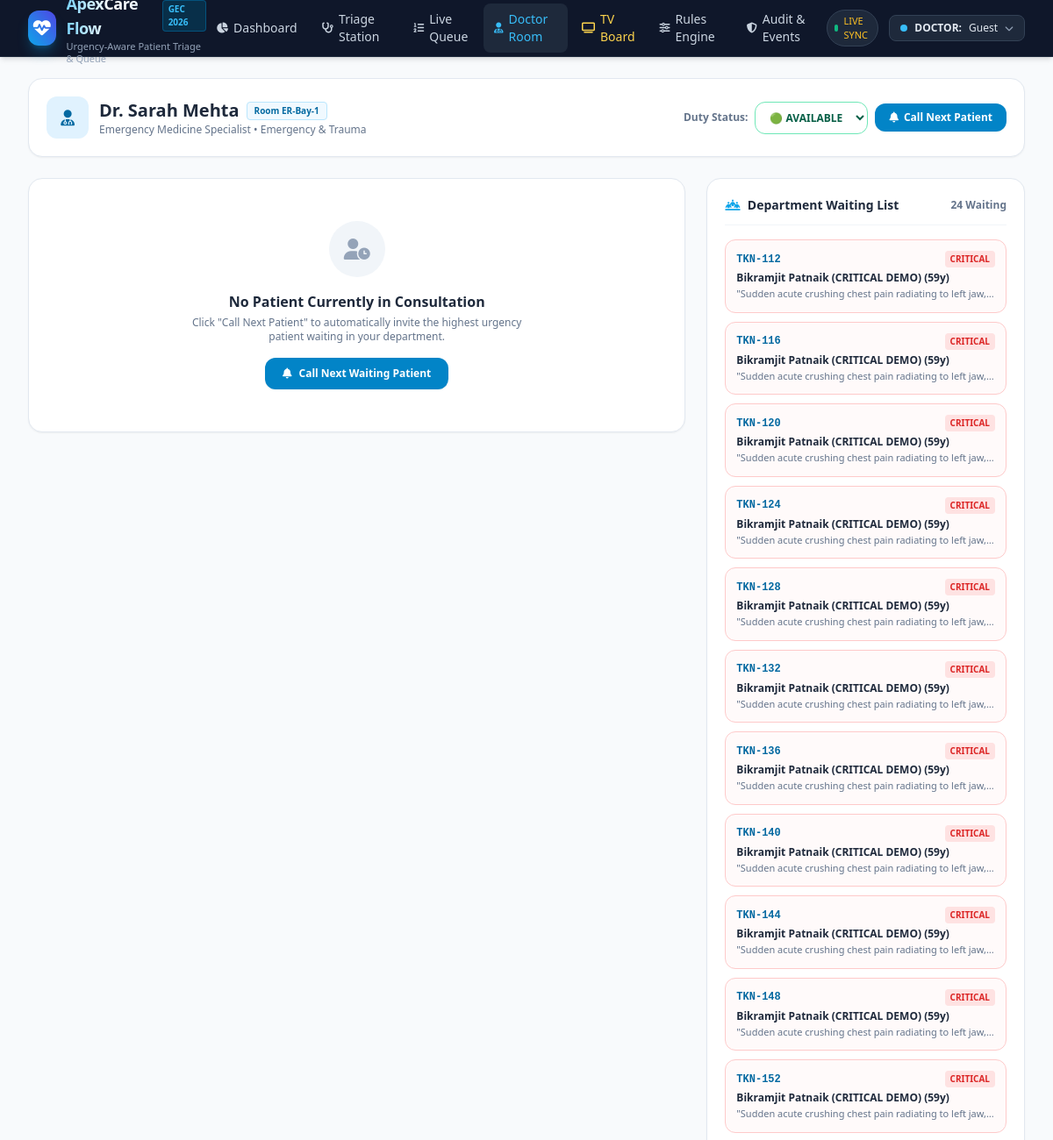
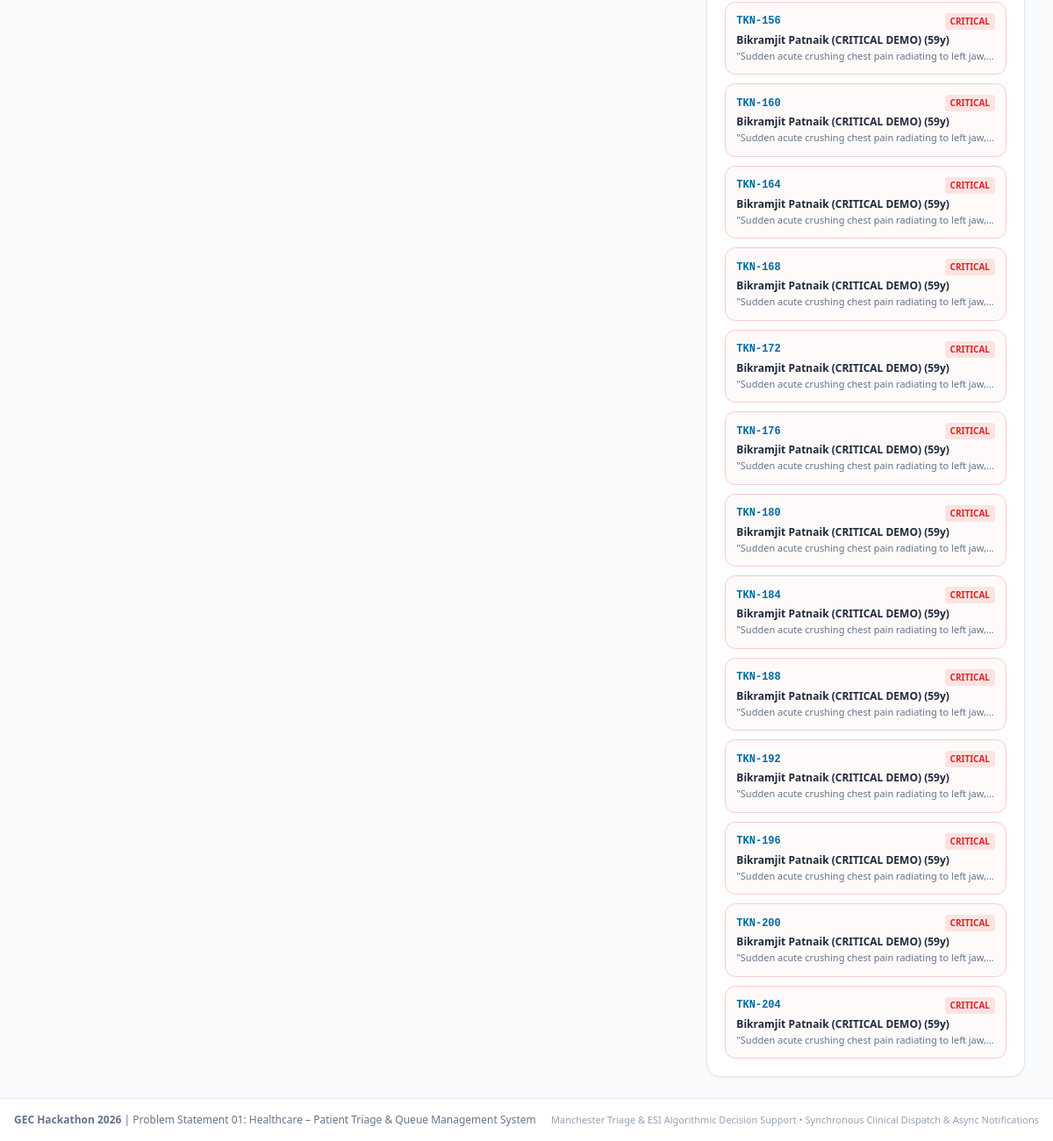
Screenshot of /doctor with the database file from the repository (2 pictures, top to bottom).
### tables this page shows
CREATE TABLE doctors (
        id INTEGER PRIMARY KEY AUTOINCREMENT,
        name TEXT NOT NULL,
        department_id INTEGER NOT NULL,
        specialization TEXT NOT NULL,
        room_no TEXT NOT NULL,
        status TEXT DEFAULT 'AVAILABLE', -- 'AVAILABLE', 'BUSY', 'ON_BREAK', 'OFF_DUTY'
        current_visit_id INTEGER,
        FOREIGN KEY (department_id) REFERENCES departments (id)
    );

CREATE TABLE departments (
        id INTEGER PRIMARY KEY AUTOINCREMENT,
        code TEXT UNIQUE NOT NULL,
        name TEXT NOT NULL,
        description TEXT,
        avg_consult_time_mins INTEGER DEFAULT 15,
        created_at TIMESTAMP DEFAULT CURRENT_TIMESTAMP
    );

CREATE TABLE visits (
        id INTEGER PRIMARY KEY AUTOINCREMENT,
        token_no TEXT UNIQUE NOT NULL,
        patient_id INTEGER NOT NULL,
        department_id INTEGER NOT NULL,
        assigned_doctor_id INTEGER,
        chief_complaint TEXT NOT NULL,
        symptoms_json TEXT, -- JSON array of symptom codes/names
        vitals_json TEXT,   -- JSON object: {hr, systolic_bp, diastolic_bp, spo2, temp_c, rr, pain_score}
        priority_level TEXT DEFAULT 'ROUTINE', -- 'CRITICAL', 'URGENT', 'ROUTINE'
        priority_score INTEGER DEFAULT 0,     -- higher score = higher priority
        status TEXT DEFAULT 'WAITING_TRIAGE',
        arrival_time TIMESTAMP DEFAULT CURRENT_TIMESTAMP,
        triage_completed_at TIMESTAMP,
        consultation_start_at TIMESTAMP,
        completed_at TIMESTAMP,
        estimated_wait_mins INTEGER DEFAULT 15,
        triage_notes TEXT,
        doctor_notes TEXT,
        FOREIGN KEY (patient_id) REFERENCES patients (id),
        FOREIGN KEY (department_id) REFERENCES departments (id),
        FOREIGN KEY (assigned_doctor_id) REFERENCES doctors (id)
    );

CREATE TABLE patients (
        id INTEGER PRIMARY KEY AUTOINCREMENT,
        patient_code TEXT UNIQUE NOT NULL,
        name TEXT NOT NULL,
        age INTEGER NOT NULL,
        gender TEXT NOT NULL,
        phone TEXT NOT NULL,
        email TEXT,
        blood_group TEXT,
        known_allergies TEXT,
        chronic_conditions TEXT,
        emergency_contact TEXT,
        created_at TIMESTAMP DEFAULT CURRENT_TIMESTAMP
    );

### app.py (the view, shortened to what this page needs)
@app.route('/doctor')
def doctor_view():
    conn = get_db()
    cursor = conn.cursor()
    doctor_id = session.get('doctor_id', 1)
    cursor.execute('''
        SELECT d.id, d.name, d.specialization, d.room_no, d.status, d.department_id, dep.name as dept_name
        FROM doctors d
        JOIN departments dep ON d.department_id = dep.id
        WHERE d.id = ?
    ''', (doctor_id,))
    doctor = cursor.fetchone()
    active_visit = None
    dept_id = doctor['department_id'] if doctor else 1
    cursor.execute('''
        SELECT v.*, p.name as patient_name, p.age, p.gender
        FROM visits v
        JOIN patients p ON v.patient_id = p.id
        WHERE v.department_id = ? AND v.status = 'TRIAGED_WAITING'
        ORDER BY
            CASE v.priority_level
                WHEN 'CRITICAL' THEN 1
                WHEN 'URGENT' THEN 2
                WHEN 'ROUTINE' THEN 3
                ELSE 4
            END ASC,
            v.priority_score DESC,
            v.arrival_time ASC
    ''', (dept_id,))
    dept_queue = cursor.fetchall()
    cursor.execute("SELECT id, name, specialization, room_no FROM doctors ORDER BY id ASC")
    all_doctors = cursor.fetchall()
    conn.close()
    return render_template('doctor.html', doctor=doctor, active_visit=active_visit, dept_queue=dept_queue, all_doctors=all_doctors)

### app.py (called while the page is built)
@app.context_processor
def inject_user_context():
    return {
        'current_user': session.get('user_name', 'Guest'),
        'current_role': session.get('user_role', 'DOCTOR'),
        'current_dept_id': session.get('department_id', 1),
        'current_doctor_id': session.get('doctor_id', 1)
    }

### database.py (called while the page is built)
def get_db():
    conn = sqlite3.connect(DB_PATH, check_same_thread=False)
    conn.row_factory = sqlite3.Row
    conn.execute("PRAGMA foreign_keys = ON")
    return conn

### templates/doctor.html (shortened to what this page needs)
{% extends "base.html" %}
{% block content %}
<div class="space-y-6">
    <div class="bg-white rounded-2xl shadow-sm border border-slate-200 p-5">
        <div class="flex flex-col sm:flex-row sm:items-center sm:justify-between gap-4">
            <div class="flex items-center space-x-3">
                <div class="w-12 h-12 rounded-xl bg-sky-100 text-sky-700 flex items-center justify-center font-bold text-lg">
                    <i class="fa-solid fa-user-doctor"></i>
                </div>
                <div>
                    <div class="flex items-center space-x-2">
                        <h1 class="text-xl font-bold text-slate-800">{{ doctor.name if doctor else 'Doctor Station' }}</h1>
                        <span class="text-[10px] bg-sky-50 text-sky-700 font-bold px-2 py-0.5 rounded border border-sky-200">
                            Room {{ doctor.room_no if doctor else '--' }}
                        </span>
                    </div>
                    <p class="text-xs text-slate-500">{{ doctor.specialization if doctor else '' }} • {{ doctor.dept_name if doctor else '' }}</p>
                </div>
            </div>
            <div class="flex items-center space-x-2">
                <span class="text-xs text-slate-500 font-semibold">Duty Status:</span>
                <select id="doctor-status-select" onchange="updateDutyStatus()"
                        class="text-xs font-bold px-3 py-2 border rounded-xl bg-white focus:outline-none {% if doctor and doctor.status == 'AVAILABLE' %}border-emerald-300 text-emerald-800 bg-emerald-50{% elif doctor and doctor.status == 'BUSY' %}border-sky-300 text-sky-800 bg-sky-50{% else %}border-slate-300 text-slate-700{% endif %}">
                    <option value="AVAILABLE" {% if doctor and doctor.status == 'AVAILABLE' %}selected{% endif %}>🟢 AVAILABLE</option>
                </select>
                <button onclick="callNextPatient()" class="px-4 py-2 rounded-xl bg-sky-600 hover:bg-sky-500 text-white font-bold text-xs shadow-sm transition flex items-center space-x-1.5">
                    <i class="fa-solid fa-bell"></i>
                    <span>Call Next Patient</span>
                </button>
            </div>
        </div>
    </div>
    <div class="grid grid-cols-1 lg:grid-cols-3 gap-6">
        <div class="lg:col-span-2 space-y-6">
            {% if active_visit %}
            <div class="bg-white rounded-2xl shadow-sm border border-sky-200 p-6 space-y-5">
                <div class="flex items-center justify-between border-b border-slate-100 pb-3">
                    <div class="flex items-center space-x-3">
                        <span class="w-3 h-3 rounded-full bg-sky-500 animate-pulse"></span>
                        <h2 class="font-bold text-base text-slate-800">Active Patient in Consultation</h2>
                        <span class="px-2.5 py-0.5 rounded-full text-xs font-mono font-bold bg-sky-100 text-sky-800">{{ active_visit.token_no }}</span>
                    </div>
                    <div>
                        {% if active_visit.priority_level == 'CRITICAL' %}
                        <span class="px-2.5 py-1 rounded-full text-xs font-extrabold bg-red-100 text-red-700 border border-red-300">CRITICAL (P1)</span>
                        {% elif active_visit.priority_level == 'URGENT' %}
                        <span class="px-2.5 py-1 rounded-full text-xs font-extrabold bg-amber-100 text-amber-800 border border-amber-300">URGENT (P2)</span>
                        {% else %}
                        <span class="px-2.5 py-1 rounded-full text-xs font-bold bg-emerald-100 text-emerald-800 border border-emerald-300">ROUTINE (P3)</span>
                        {% endif %}
                    </div>
                </div>
                <div class="grid grid-cols-2 sm:grid-cols-4 gap-4 p-4 rounded-xl bg-slate-50 border border-slate-100 text-xs">
                    <div>
                        <span class="text-slate-400 block">Name</span>
                        <strong class="text-slate-800 text-sm">{{ active_visit.patient_name }}</strong>
                    </div>
                    <div>
                        <span class="text-slate-400 block">Demographics</span>
                        <strong class="text-slate-700">{{ active_visit.gender }}, {{ active_visit.age }} yrs</strong>
                    </div>
                    <div>
                        <span class="text-slate-400 block">Blood Group</span>
                        <strong class="text-slate-700">{{ active_visit.blood_group or 'Not recorded' }}</strong>
                    </div>
                    <div>
                        <span class="text-slate-400 block">Allergies</span>
                        <strong class="text-red-600 font-bold">{{ active_visit.known_allergies or 'None' }}</strong>
                    </div>
                    <div class="col-span-2 sm:col-span-4">
                        <span class="text-slate-400 block">Chronic Conditions</span>
                        <strong class="text-slate-700">{{ active_visit.chronic_conditions or 'None reported' }}</strong>
                    </div>
                </div>
                <div class="space-y-2 text-xs">
                    <div class="font-bold text-slate-700 uppercase tracking-wider text-[10px]">Chief Presenting Complaint</div>
                    <div class="p-3 rounded-xl bg-slate-50 border border-slate-200 text-slate-800 font-medium">
                        "{{ active_visit.chief_complaint }}"
                    </div>
                </div>
                <div class="space-y-2 text-xs">
                    <div class="font-bold text-slate-700 uppercase tracking-wider text-[10px]">Nurse Triage Assessment & Vitals</div>
                    <div class="p-3 rounded-xl bg-indigo-50/50 border border-indigo-100 text-slate-700">
                        <p class="font-medium">{{ active_visit.triage_notes or 'No specific notes recorded by intake nurse.' }}</p>
                        <div class="mt-2 text-[11px] font-mono text-indigo-900">
                            Recorded Vitals: {{ active_visit.vitals_json }}
                        </div>
                    </div>
                </div>
                <div class="space-y-2 text-xs">
                    <label class="font-bold text-slate-700 uppercase tracking-wider text-[10px]">Doctor Clinical Notes & Prescription</label>
                    <textarea id="doctor-consult-notes" rows="4" placeholder="Enter diagnostic findings, medication prescribed, and review instructions..."
                              class="w-full px-3 py-2 border border-slate-200 rounded-xl focus:ring-2 focus:ring-sky-500 focus:outline-none"></textarea>
                </div>
                <div class="flex justify-end pt-2">
                    <button onclick="completeConsultation({{ active_visit.id }})"
                            class="px-6 py-2.5 rounded-xl bg-emerald-600 hover:bg-emerald-500 text-white font-bold text-xs shadow-md transition flex items-center space-x-2">
                        <i class="fa-solid fa-check"></i>
                        <span>Complete Consultation & Discharge</span>
                    </button>
                </div>
            </div>
            {% else %}
            <div class="bg-white rounded-2xl shadow-sm border border-slate-200 p-12 text-center space-y-4">
                <div class="w-16 h-16 rounded-full bg-slate-100 text-slate-400 flex items-center justify-center mx-auto text-2xl">
                    <i class="fa-solid fa-user-clock"></i>
                </div>
                <div>
                    <h3 class="font-bold text-base text-slate-800">No Patient Currently in Consultation</h3>
                    <p class="text-xs text-slate-500 mt-1 max-w-sm mx-auto">
                        Click "Call Next Patient" to automatically invite the highest urgency patient waiting in your department.
                    </p>
                </div>
                <button onclick="callNextPatient()" class="px-5 py-2.5 rounded-xl bg-sky-600 hover:bg-sky-500 text-white font-bold text-xs shadow-sm transition inline-flex items-center space-x-2">
                    <i class="fa-solid fa-bell"></i>
                    <span>Call Next Waiting Patient</span>
                </button>
            </div>
            {% endif %}
        </div>
        <div class="space-y-6">
            <div class="bg-white rounded-2xl shadow-sm border border-slate-200 p-5">
                <div class="flex items-center justify-between pb-3 border-b border-slate-100">
                    <h2 class="text-sm font-bold text-slate-800 flex items-center space-x-2">
                        <i class="fa-solid fa-people-line text-sky-500"></i>
                        <span>Department Waiting List</span>
                    </h2>
                    <span class="text-xs font-bold text-slate-500">{{ dept_queue|length }} Waiting</span>
                </div>
                <div class="mt-4 space-y-2.5">
                    {% if dept_queue %}
                        {% for pt in dept_queue %}
                        <div class="p-3 rounded-xl border {% if pt.priority_level == 'CRITICAL' %}border-red-200 bg-red-50/40{% elif pt.priority_level == 'URGENT' %}border-amber-200 bg-amber-50/30{% else %}border-slate-100 bg-white{% endif %} hover:border-sky-300 transition">
                            <div class="flex items-center justify-between">
                                <span class="font-mono font-bold text-xs text-sky-700">{{ pt.token_no }}</span>
                                {% if pt.priority_level == 'CRITICAL' %}
                                <span class="text-[10px] font-bold text-red-600 bg-red-100 px-1.5 py-0.5 rounded">CRITICAL</span>
                                {% elif pt.priority_level == 'URGENT' %}
                                <span class="text-[10px] font-bold text-amber-700 bg-amber-100 px-1.5 py-0.5 rounded">URGENT</span>
                                {% else %}
                                <span class="text-[10px] font-bold text-emerald-700 bg-emerald-100 px-1.5 py-0.5 rounded">ROUTINE</span>
                                {% endif %}
                            </div>
                            <div class="font-bold text-xs text-slate-800 mt-1">{{ pt.patient_name }} ({{ pt.age }}y)</div>
                            <div class="text-[11px] text-slate-500 truncate mt-0.5">"{{ pt.chief_complaint }}"</div>
                        </div>
                        {% endfor %}
                    {% else %}
                        <div class="p-6 text-center text-xs text-slate-400">
                            Queue is currently clear.
                        </div>
                    {% endif %}
                </div>
            </div>
        </div>
    </div>
</div>
{% endblock %}

### rows the page displays
doctors: name "Dr. Sarah Mehta", room_no "ER-Bay-1", specialization "Emergency Medicine Specialist", status "🟢 AVAILABLE"
departments: name "Emergency & Trauma"
visits: token_no "TKN-112", priority_level "CRITICAL", patient_name "Bikramjit Patnaik (CRITICAL DEMO)", age "59", chief_complaint "Sudden acute crushing chest pain radiating to left jaw,…"
visits: token_no "TKN-116", priority_level "CRITICAL", patient_name "Bikramjit Patnaik (CRITICAL DEMO)", age "59", chief_complaint "Sudden acute crushing chest pain radiating to left jaw,…"
visits: token_no "TKN-120", priority_level "CRITICAL", patient_name "Bikramjit Patnaik (CRITICAL DEMO)", age "59", chief_complaint "Sudden acute crushing chest pain radiating to left jaw,…"
visits: token_no "TKN-124", priority_level "CRITICAL", patient_name "Bikramjit Patnaik (CRITICAL DEMO)", age "59", chief_complaint "Sudden acute crushing chest pain radiating to left jaw,…"
visits: token_no "TKN-128", priority_level "CRITICAL", patient_name "Bikramjit Patnaik (CRITICAL DEMO)", age "59", chief_complaint "Sudden acute crushing chest pain radiating to left jaw,…"
visits: token_no "TKN-132", priority_level "CRITICAL", patient_name "Bikramjit Patnaik (CRITICAL DEMO)", age "59", chief_complaint "Sudden acute crushing chest pain radiating to left jaw,…"
visits: token_no "TKN-136", priority_level "CRITICAL", patient_name "Bikramjit Patnaik (CRITICAL DEMO)", age "59", chief_complaint "Sudden acute crushing chest pain radiating to left jaw,…"
visits: token_no "TKN-140", priority_level "CRITICAL", patient_name "Bikramjit Patnaik (CRITICAL DEMO)", age "59", chief_complaint "Sudden acute crushing chest pain radiating to left jaw,…"
visits: token_no "TKN-144", priority_level "CRITICAL", patient_name "Bikramjit Patnaik (CRITICAL DEMO)", age "59", chief_complaint "Sudden acute crushing chest pain radiating to left jaw,…"
visits: token_no "TKN-148", priority_level "CRITICAL", patient_name "Bikramjit Patnaik (CRITICAL DEMO)", age "59", chief_complaint "Sudden acute crushing chest pain radiating to left jaw,…"
visits: token_no "TKN-152", priority_level "CRITICAL", patient_name "Bikramjit Patnaik (CRITICAL DEMO)", age "59", chief_complaint "Sudden acute crushing chest pain radiating to left jaw,…"
visits: token_no "TKN-156", priority_level "CRITICAL", patient_name "Bikramjit Patnaik (CRITICAL DEMO)", age "59", chief_complaint "Sudden acute crushing chest pain radiating to left jaw,…"
visits: token_no "TKN-160", priority_level "CRITICAL", patient_name "Bikramjit Patnaik (CRITICAL DEMO)", age "59", chief_complaint "Sudden acute crushing chest pain radiating to left jaw,…"
visits: token_no "TKN-164", priority_level "CRITICAL", patient_name "Bikramjit Patnaik (CRITICAL DEMO)", age "59", chief_complaint "Sudden acute crushing chest pain radiating to left jaw,…"
visits: token_no "TKN-168", priority_level "CRITICAL", patient_name "Bikramjit Patnaik (CRITICAL DEMO)", age "59", chief_complaint "Sudden acute crushing chest pain radiating to left jaw,…"
visits: token_no "TKN-172", priority_level "CRITICAL", patient_name "Bikramjit Patnaik (CRITICAL DEMO)", age "59", chief_complaint "Sudden acute crushing chest pain radiating to left jaw,…"
visits: token_no "TKN-176", priority_level "CRITICAL", patient_name "Bikramjit Patnaik (CRITICAL DEMO)", age "59", chief_complaint "Sudden acute crushing chest pain radiating to left jaw,…"
visits: token_no "TKN-180", priority_level "CRITICAL", patient_name "Bikramjit Patnaik (CRITICAL DEMO)", age "59", chief_complaint "Sudden acute crushing chest pain radiating to left jaw,…"
visits: token_no "TKN-184", priority_level "CRITICAL", patient_name "Bikramjit Patnaik (CRITICAL DEMO)", age "59", chief_complaint "Sudden acute crushing chest pain radiating to left jaw,…"
visits: token_no "TKN-188", priority_level "CRITICAL", patient_name "Bikramjit Patnaik (CRITICAL DEMO)", age "59", chief_complaint "Sudden acute crushing chest pain radiating to left jaw,…"
visits: token_no "TKN-192", priority_level "CRITICAL", patient_name "Bikramjit Patnaik (CRITICAL DEMO)", age "59", chief_complaint "Sudden acute crushing chest pain radiating to left jaw,…"
visits: token_no "TKN-196", priority_level "CRITICAL", patient_name "Bikramjit Patnaik (CRITICAL DEMO)", age "59", chief_complaint "Sudden acute crushing chest pain radiating to left jaw,…"
visits: token_no "TKN-200", priority_level "CRITICAL", patient_name "Bikramjit Patnaik (CRITICAL DEMO)", age "59", chief_complaint "Sudden acute crushing chest pain radiating to left jaw,…"
visits: token_no "TKN-204", priority_level "CRITICAL", patient_name "Bikramjit Patnaik (CRITICAL DEMO)", age "59", chief_complaint "Sudden acute crushing chest pain radiating to left jaw,…"

### other values shown
{{ current_role }} "DOCTOR"
{{ current_user }} "Guest"
{{ dept_queue|length }} "24"
